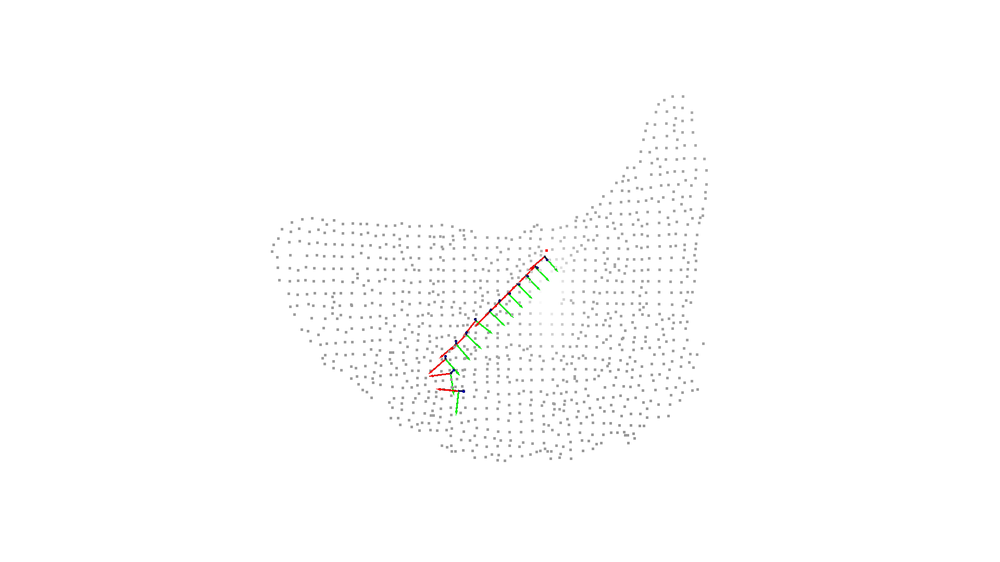
#> input picture mycobot_280/scripts/ScreenCapture_2022-09-24-05-00-04.png, 1000 x 562 px, shrunk from 1920 x 1080 before the run
$ python -i sample_cef.py   (imports and definitions only)   (older library calls are emulated)
#> lines starting #> are read from the running program, lines starting #| are printed output that depends on the picture
#> further down, picture is the input picture: shape (562, 1000, 3); mean B, G, R 253.3, 253.5, 253.4
import numpy as np
import sys
import os
# OpenCV import for python3
# [6 lines not run here, left out]
def coherence_filter (img, sigma = 3, str_sigma = 15, blend = 0.9, iter_n = 4,gray_on =1 ):
#> called with sigma = 3, str_sigma = 15, blend = 0.9, iter_n = 4, gray_on = 1
    h, w = img.shape [: 2]
#> h = 562; w = 1000


    for i in range (iter_n):
        #print(i)
        gray= img
        if gray_on == 1:
            gray = cv2.cvtColor(img, cv2.COLOR_BGR2GRAY)

        eigen = cv2.cornerEigenValsAndVecs(gray, str_sigma, 3)
        eigen = eigen.reshape(h, w, 3, 2) # [[e1, e2], v1, v2]
        x, y = eigen [:,:, 1,0], eigen [:,:, 1,1]


        gxx = cv2.Sobel (gray, cv2.CV_32F, 2, 0, ksize = sigma)
        gxy = cv2.Sobel (gray, cv2.CV_32F, 1, 1, ksize = sigma)
        gyy = cv2.Sobel (gray, cv2. CV_32F, 0, 2, ksize = sigma)
        gvv = x * x * gxx + 2 * x * y * gxy + y * y * gyy
        m = gvv <0


        ero = cv2.erode (img, None)
        dil = cv2.dilate (img, None)
        img1 = ero
        img1 [m] = dil [m]
        img = np.uint8 (img * (1.0-blend) + img1 * blend)
#> this loop made 4 passes
#> pass 1, in coherence_filter, `x, y = eigen [:,:, 1,0], eigen [:,:, 1,1]`:
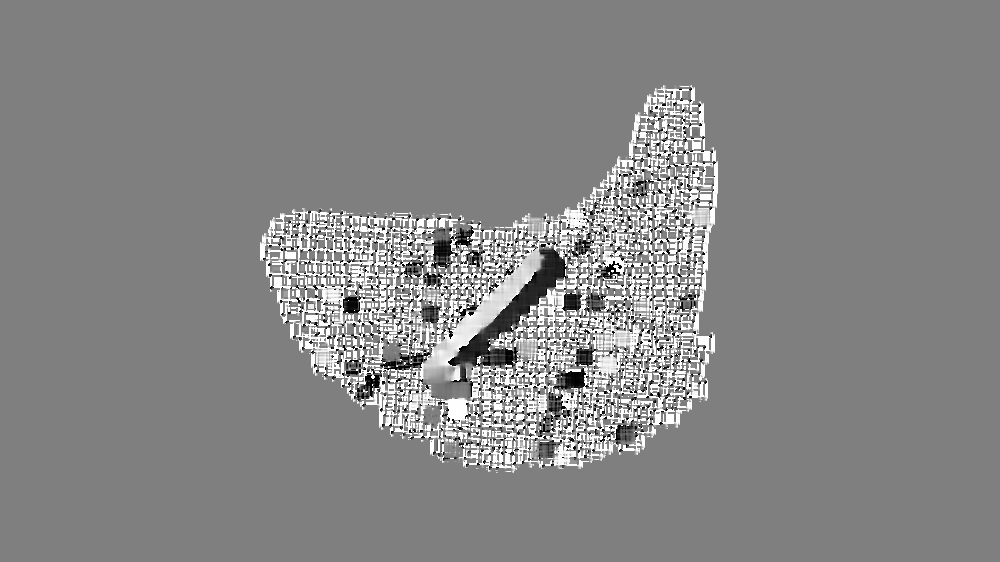
#> x: shape (562, 1000) float32; min -1, max 1, mean 0.0566; drawn with min black and max white
#> pass 1, in coherence_filter, `x, y = eigen [:,:, 1,0], eigen [:,:, 1,1]`:
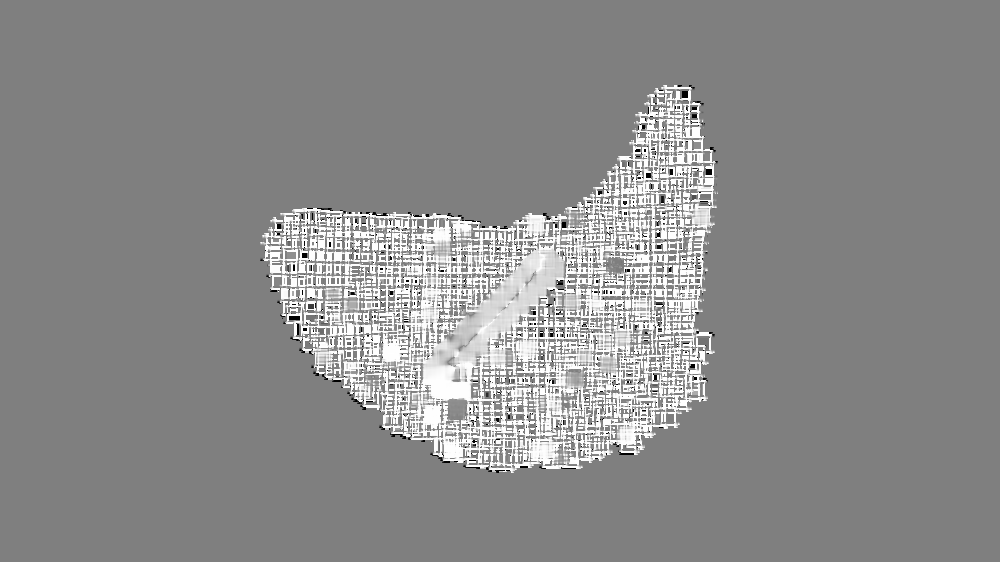
#> y: shape (562, 1000) float32; min -1, max 1, mean 0.0985; drawn with min black and max white
#> pass 1, in coherence_filter, `gxx = cv2.Sobel (gray, cv2.CV_32F, 2, 0, ksize = sigma)`:
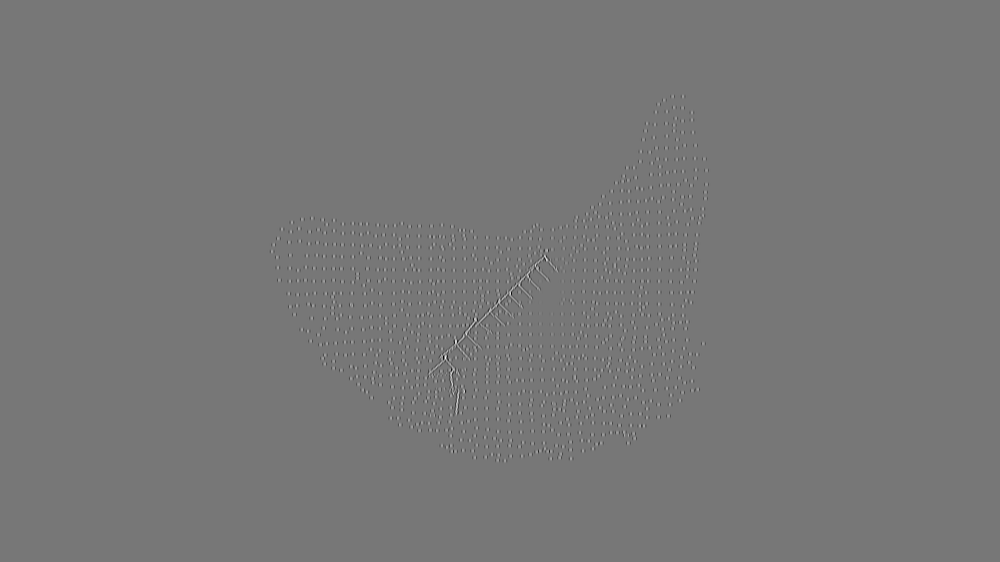
#> gxx: shape (562, 1000) float32; min -807, max 916, mean 0; drawn with min black and max white
#> after the loop:
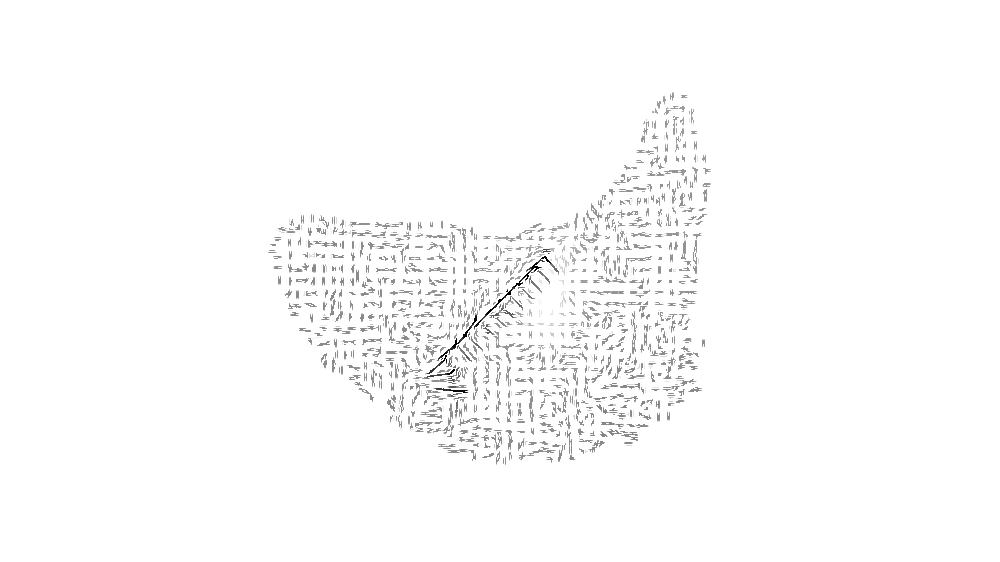
#> gray: shape (562, 1000); min 0, max 255, mean 251.4
    #print('done')
    return img


# [48 lines not run here, left out]

>>> import cv2
>>> picture = cv2.imread('ScreenCapture_2022-09-24-05-00-04.png')
>>> result = coherence_filter(picture)
